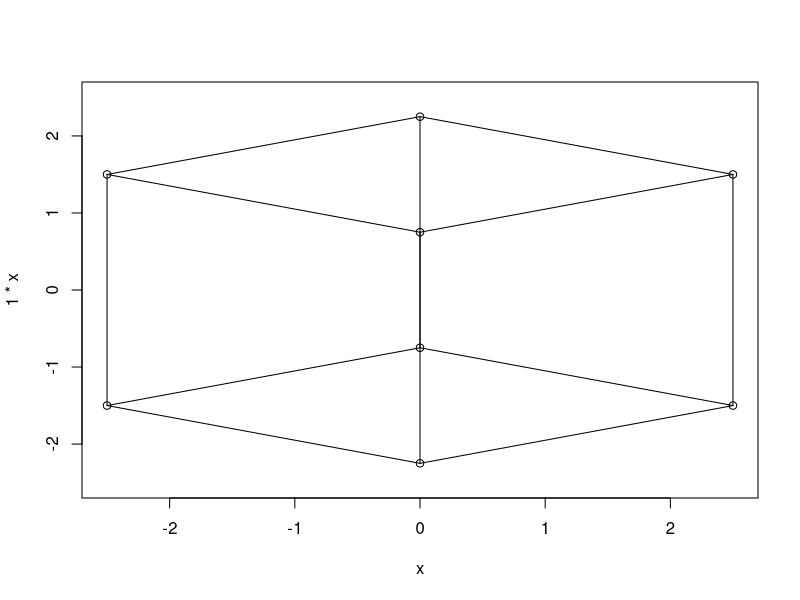
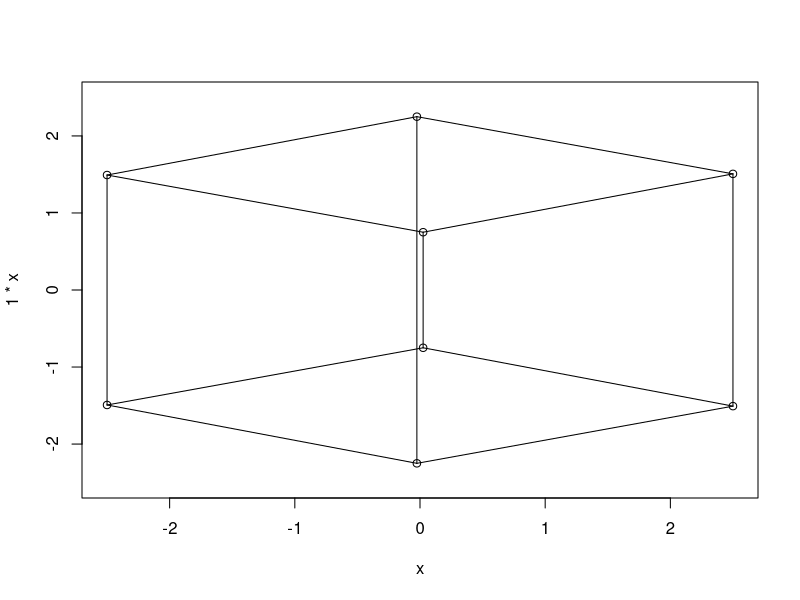
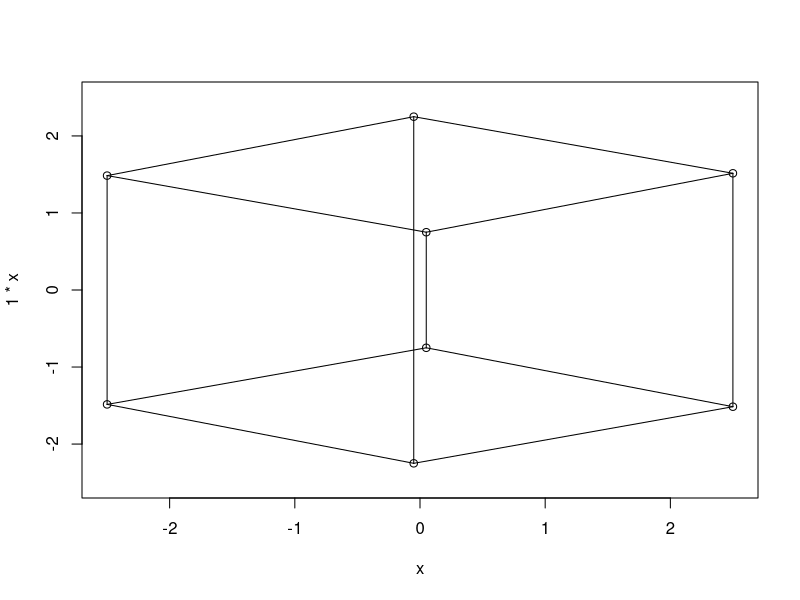
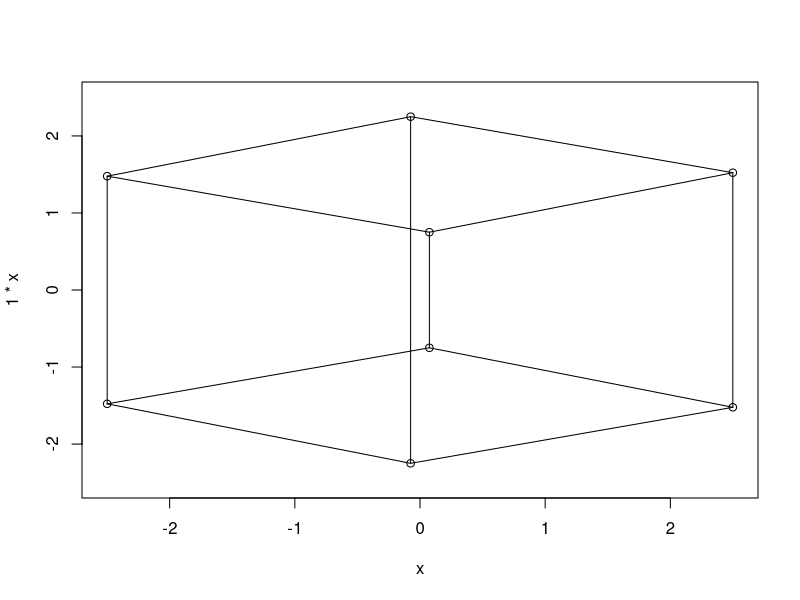
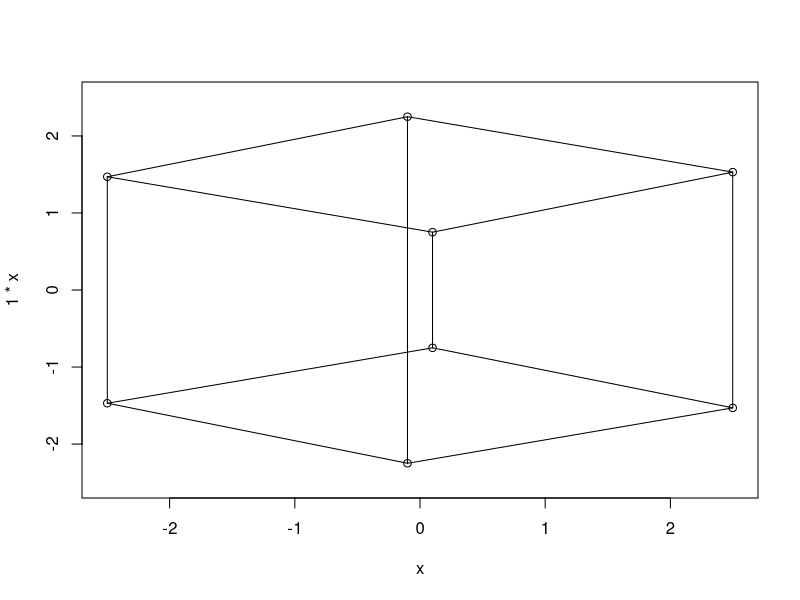
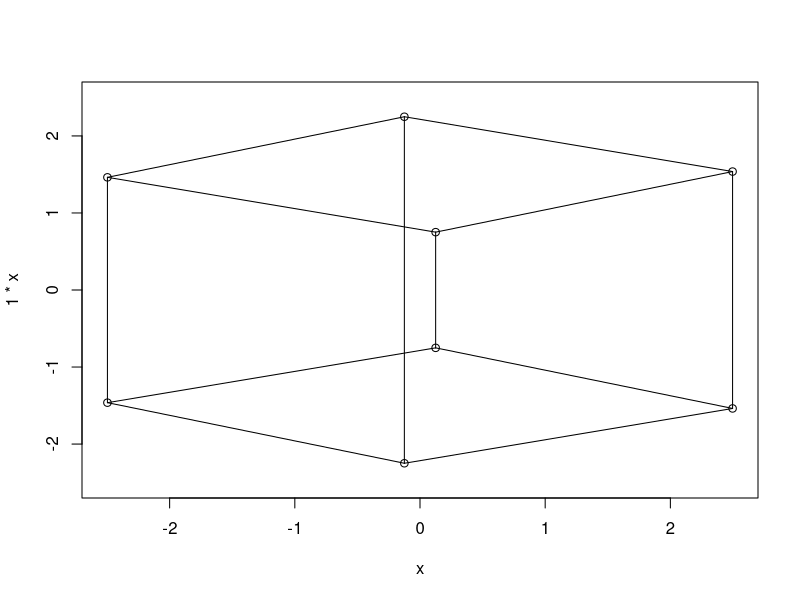
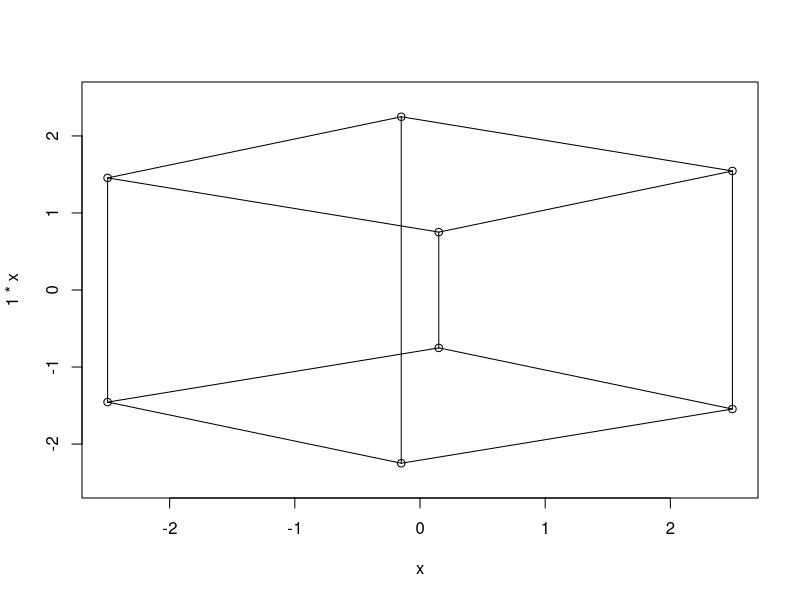
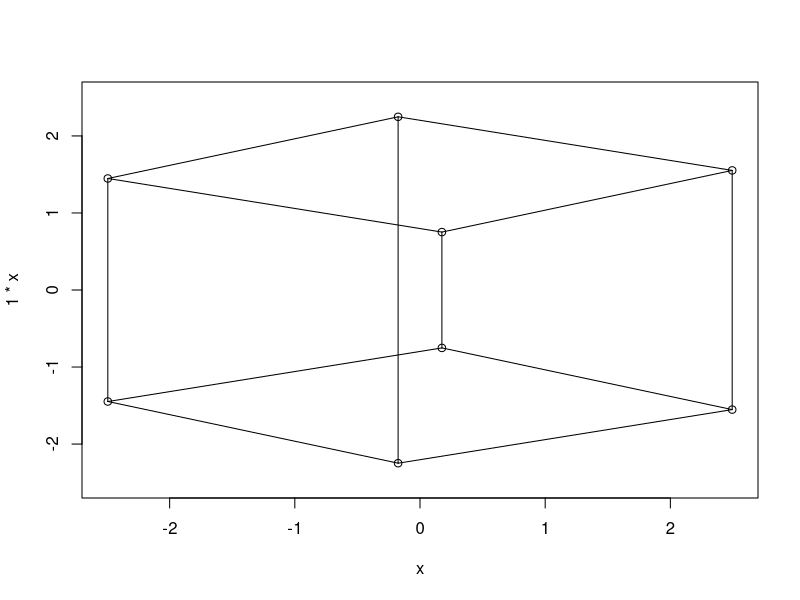

Recreate these plots in R, in order.
Elx=function(t) {2.5*cos(t)}
Ely=function(t) {1.5+0.75*sin(t)}
ELC=function(t) {v=c(t,t,t+pi/2,t+pi/2,t+pi,t+pi,t+3*pi/2,t+3*pi/2)
xv<-Elx(v)
yv<-Ely(v)*c(1,-1,1,-1,1,-1,1,-1)
return(c(xv,yv))}

for(t in seq(0,pi*2,0.01)){
curve(1*x,-2.5,2.5,col="white")
#XV<-c(-2,-2,-1,-1,1,1,2,2)
#YV<-c(-2,2,-1,1,-1,1,-2,2)

V<-ELC(t)
XV<-V[1:8];YV<-V[9:16]
points(XV,YV)
segments(XV[1],YV[1],XV[2],YV[2])
segments(XV[3],YV[3],XV[4],YV[4])
segments(XV[5],YV[5],XV[6],YV[6])
segments(XV[7],YV[7],XV[8],YV[8])

segments(XV[1],YV[1],XV[7],YV[7])
segments(XV[3],YV[3],XV[5],YV[5])
segments(XV[4],YV[4],XV[6],YV[6])
segments(XV[2],YV[2],XV[8],YV[8])

segments(XV[1],YV[1],XV[3],YV[3])
segments(XV[2],YV[2],XV[4],YV[4])
segments(XV[5],YV[5],XV[7],YV[7])
segments(XV[6],YV[6],XV[8],YV[8])
}
